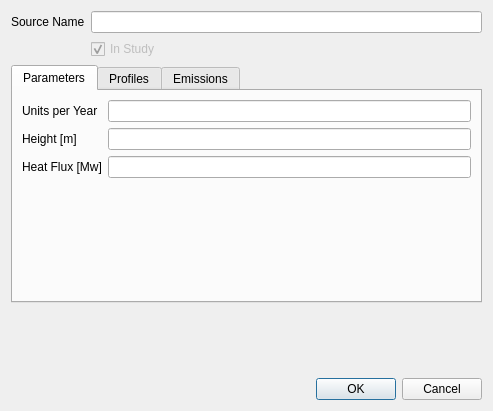
<?xml version="1.0" encoding="UTF-8"?>
<ui version="4.0">
 <class>Dialog</class>
 <widget class="QDialog" name="Dialog">
  <property name="geometry">
   <rect>
    <x>0</x>
    <y>0</y>
    <width>493</width>
    <height>411</height>
   </rect>
  </property>
  <property name="windowTitle">
   <string>OpenALAQS - Area Sources</string>
  </property>
  <layout class="QFormLayout" name="formLayout_4">
   <property name="sizeConstraint">
    <enum>QLayout::SetDefaultConstraint</enum>
   </property>
   <property name="fieldGrowthPolicy">
    <enum>QFormLayout::AllNonFixedFieldsGrow</enum>
   </property>
   <item row="2" column="0">
    <widget class="QLabel" name="label_47">
     <property name="text">
      <string>Source Name</string>
     </property>
    </widget>
   </item>
   <item row="2" column="1">
    <widget class="QLineEdit" name="source_id"/>
   </item>
   <item row="3" column="1">
    <widget class="QCheckBox" name="instudy">
     <property name="enabled">
      <bool>false</bool>
     </property>
     <property name="toolTip">
      <string>Enable to include the source in the study</string>
     </property>
     <property name="text">
      <string>In Study</string>
     </property>
     <property name="checked">
      <bool>true</bool>
     </property>
    </widget>
   </item>
   <item row="4" column="0" colspan="2">
    <widget class="QTabWidget" name="tabWidget">
     <property name="currentIndex">
      <number>0</number>
     </property>
     <widget class="QWidget" name="tab">
      <attribute name="title">
       <string>Parameters</string>
      </attribute>
      <layout class="QFormLayout" name="formLayout">
       <property name="fieldGrowthPolicy">
        <enum>QFormLayout::AllNonFixedFieldsGrow</enum>
       </property>
       <item row="0" column="0">
        <widget class="QLabel" name="label">
         <property name="text">
          <string>Units per Year</string>
         </property>
        </widget>
       </item>
       <item row="0" column="1">
        <widget class="QLineEdit" name="unit_year"/>
       </item>
       <item row="1" column="0">
        <widget class="QLabel" name="heightMLabel">
         <property name="enabled">
          <bool>true</bool>
         </property>
         <property name="text">
          <string>Height [m]</string>
         </property>
        </widget>
       </item>
       <item row="1" column="1">
        <widget class="QLineEdit" name="height">
         <property name="enabled">
          <bool>true</bool>
         </property>
         <property name="text">
          <string/>
         </property>
        </widget>
       </item>
       <item row="2" column="0">
        <widget class="QLabel" name="heatFluxMwLabel">
         <property name="enabled">
          <bool>true</bool>
         </property>
         <property name="text">
          <string>Heat Flux [Mw]</string>
         </property>
        </widget>
       </item>
       <item row="2" column="1">
        <widget class="QLineEdit" name="heat_flux">
         <property name="enabled">
          <bool>true</bool>
         </property>
         <property name="text">
          <string/>
         </property>
        </widget>
       </item>
      </layout>
     </widget>
     <widget class="QWidget" name="tab_2">
      <attribute name="title">
       <string>Profiles</string>
      </attribute>
      <layout class="QFormLayout" name="formLayout_3">
       <item row="0" column="0">
        <widget class="QLabel" name="label_9">
         <property name="text">
          <string>Hourly</string>
         </property>
        </widget>
       </item>
       <item row="0" column="1">
        <widget class="QComboBox" name="hourly_profile">
         <property name="editable">
          <bool>false</bool>
         </property>
        </widget>
       </item>
       <item row="1" column="0">
        <widget class="QLabel" name="label_10">
         <property name="text">
          <string>Daily</string>
         </property>
        </widget>
       </item>
       <item row="1" column="1">
        <widget class="QComboBox" name="daily_profile"/>
       </item>
       <item row="2" column="0">
        <widget class="QLabel" name="label_11">
         <property name="text">
          <string>Monthly</string>
         </property>
        </widget>
       </item>
       <item row="2" column="1">
        <widget class="QComboBox" name="monthly_profile"/>
       </item>
      </layout>
     </widget>
     <widget class="QWidget" name="tab_3">
      <attribute name="title">
       <string>Emissions</string>
      </attribute>
      <layout class="QFormLayout" name="formLayout_2">
       <property name="fieldGrowthPolicy">
        <enum>QFormLayout::AllNonFixedFieldsGrow</enum>
       </property>
       <item row="0" column="0">
        <widget class="QLabel" name="label_13">
         <property name="text">
          <string>CO [kg/unit]</string>
         </property>
         <property name="alignment">
          <set>Qt::AlignRight|Qt::AlignTrailing|Qt::AlignVCenter</set>
         </property>
        </widget>
       </item>
       <item row="0" column="1">
        <widget class="QLineEdit" name="co_kg_unit"/>
       </item>
       <item row="1" column="0">
        <widget class="QLabel" name="label_14">
         <property name="text">
          <string>HC [kg/unit]</string>
         </property>
         <property name="alignment">
          <set>Qt::AlignRight|Qt::AlignTrailing|Qt::AlignVCenter</set>
         </property>
        </widget>
       </item>
       <item row="1" column="1">
        <widget class="QLineEdit" name="hc_kg_unit"/>
       </item>
       <item row="2" column="0">
        <widget class="QLabel" name="label_15">
         <property name="text">
          <string>NOx [kg/unit]</string>
         </property>
         <property name="alignment">
          <set>Qt::AlignRight|Qt::AlignTrailing|Qt::AlignVCenter</set>
         </property>
        </widget>
       </item>
       <item row="2" column="1">
        <widget class="QLineEdit" name="nox_kg_unit"/>
       </item>
       <item row="3" column="0">
        <widget class="QLabel" name="label_16">
         <property name="text">
          <string>SOx [kg/unit]</string>
         </property>
         <property name="alignment">
          <set>Qt::AlignRight|Qt::AlignTrailing|Qt::AlignVCenter</set>
         </property>
        </widget>
       </item>
       <item row="3" column="1">
        <widget class="QLineEdit" name="sox_kg_unit"/>
       </item>
       <item row="4" column="0">
        <widget class="QLabel" name="label_17">
         <property name="text">
          <string>PM10 [kg/unit]</string>
         </property>
         <property name="alignment">
          <set>Qt::AlignRight|Qt::AlignTrailing|Qt::AlignVCenter</set>
         </property>
        </widget>
       </item>
       <item row="4" column="1">
        <widget class="QLineEdit" name="pm10_kg_unit"/>
       </item>
       <item row="5" column="0">
        <widget class="QLabel" name="label_18">
         <property name="text">
          <string>P1 [kg/unit]</string>
         </property>
         <property name="alignment">
          <set>Qt::AlignRight|Qt::AlignTrailing|Qt::AlignVCenter</set>
         </property>
        </widget>
       </item>
       <item row="5" column="1">
        <widget class="QLineEdit" name="p1_kg_unit"/>
       </item>
       <item row="6" column="0">
        <widget class="QLabel" name="label_19">
         <property name="text">
          <string>P2 [kg/unit]</string>
         </property>
         <property name="alignment">
          <set>Qt::AlignRight|Qt::AlignTrailing|Qt::AlignVCenter</set>
         </property>
        </widget>
       </item>
       <item row="6" column="1">
        <widget class="QLineEdit" name="p2_kg_unit"/>
       </item>
      </layout>
     </widget>
    </widget>
   </item>
   <item row="6" column="0" colspan="2">
    <widget class="QDialogButtonBox" name="buttonBox">
     <property name="orientation">
      <enum>Qt::Horizontal</enum>
     </property>
     <property name="standardButtons">
      <set>QDialogButtonBox::Cancel|QDialogButtonBox::Ok</set>
     </property>
    </widget>
   </item>
   <item row="5" column="1">
    <spacer name="verticalSpacer">
     <property name="orientation">
      <enum>Qt::Vertical</enum>
     </property>
     <property name="sizeHint" stdset="0">
      <size>
       <width>20</width>
       <height>40</height>
      </size>
     </property>
    </spacer>
   </item>
  </layout>
 </widget>
 <tabstops>
  <tabstop>source_id</tabstop>
  <tabstop>tabWidget</tabstop>
  <tabstop>unit_year</tabstop>
  <tabstop>buttonBox</tabstop>
  <tabstop>hourly_profile</tabstop>
  <tabstop>daily_profile</tabstop>
  <tabstop>monthly_profile</tabstop>
  <tabstop>co_kg_unit</tabstop>
  <tabstop>hc_kg_unit</tabstop>
  <tabstop>nox_kg_unit</tabstop>
  <tabstop>sox_kg_unit</tabstop>
  <tabstop>pm10_kg_unit</tabstop>
  <tabstop>p1_kg_unit</tabstop>
  <tabstop>p2_kg_unit</tabstop>
 </tabstops>
 <resources/>
 <connections/>
</ui>
